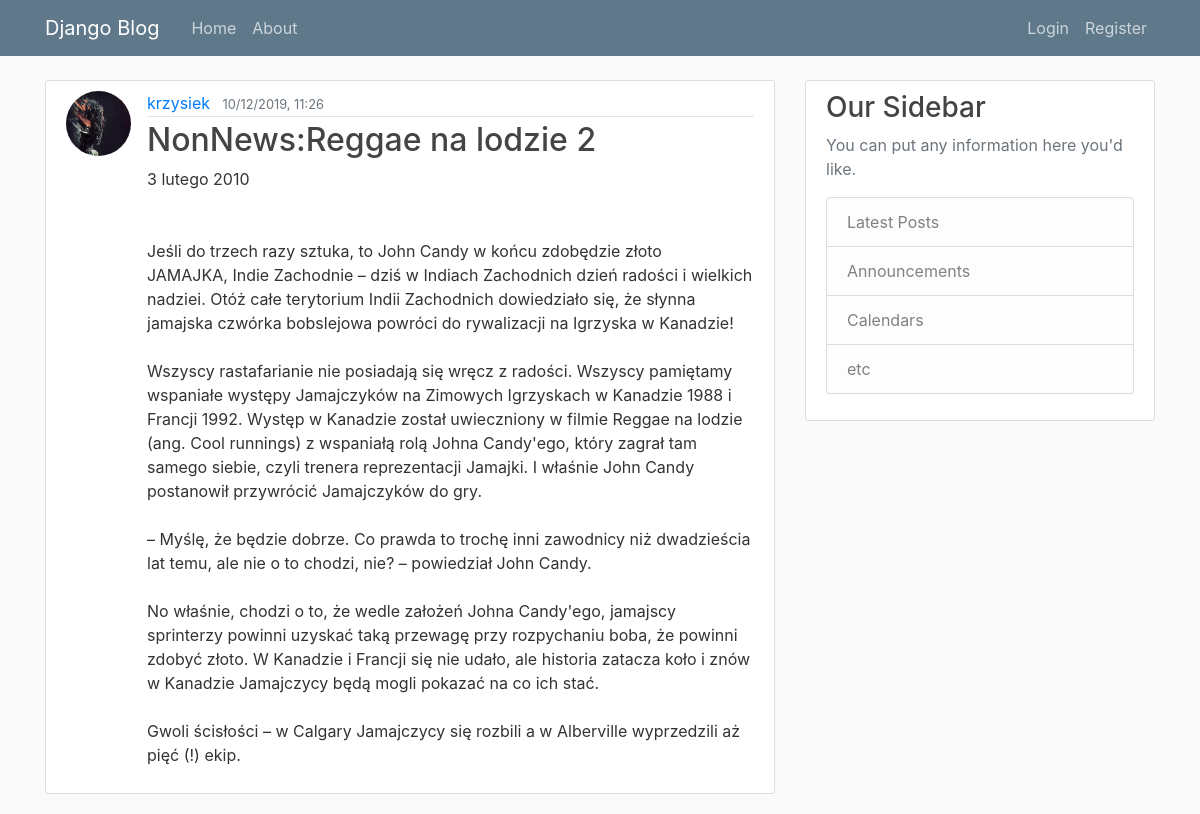
The page /post/19/ on the database its author committed.
### blog/models.py (models this page shows, shortened)
class Post(models.Model):
    title = models.CharField(max_length=100)
    content = models.TextField()
    date_posted = models.DateTimeField(default=timezone.now)
    author = models.ForeignKey(User, on_delete=models.CASCADE)

### users/models.py (models this page shows, shortened)
class Profile(models.Model):
    user = models.OneToOneField(User, on_delete=models.CASCADE)
    image = models.ImageField(default='default.jpg', upload_to='profile_pics')

### blog/views.py (the view)
# urls.py: path('post/<int:pk>/', PostDetailView.as_view(), name='post-detail'),
class PostDetailView(DetailView):
    model = Post

### blog/templates/blog/post_detail.html (shortened to what this page needs)
{% extends "blog/base.html" %}
{% block content %}
    <article class="media content-section">
        <img class="rounded-circle article-img" src="{{ object.author.profile.image.url }}">
        <div class="media-body">
            <div class="article-metadata">
                <a class="mr-2" href="{% url 'user-posts' object.author.username %}">{{ object.author }}</a>
                <small class="text-muted">{{ object.date_posted|date:"d/m/Y, H:i" }}</small>
            </div>
            <h2 class="article-title">{{ object.title }}</h2>
            <p class="article-content">{{ object.content }}</p>
        </div>
    </article>
{% endblock content %}

### blog/static/blog/main.css (style rules this page uses)
body { background: #fafafa; color: #333333; margin-top: 5rem; }
h1, h2, h3, h4, h5, h6 { color: #444444; }
.content-section { background: #ffffff; padding: 10px 20px; border: 1px solid #dddddd; border-radius: 3px; margin-bottom: 20px; }
.article-title { color: #444444; }
.article-content { white-space: pre-line; }
.article-img { height: 65px; width: 65px; margin-right: 16px; }
.article-metadata { padding-bottom: 1px; margin-bottom: 4px; border-bottom: 1px solid #e3e3e3 }

### rows shown on the page
Post: author.profile.image (picture), author "krzysiek", date_posted "10/12/2019, 11:26", title "NonNews:Reggae na lodzie 2", content "3 lutego 2010 Jeśli do trzech razy sztuka, to John Candy w końcu zdobędzie złoto JAMAJKA, Indie Zachodnie – dziś w Indiach Zachodnich dzień radości i wielkich nadziei. Otóż całe terytorium Indii Zachodnich dowiedziało się, że słynna jamajska czwórka bobslejowa powróci do rywalizacji na Igrzyska w Kanadzie! Wszyscy rastafarianie nie posiadają się wręcz z radości. Wszyscy pamiętamy wspaniałe występy Jamajczyków na Zimowych Igrzyskach w Kanadzie 1988 i Francji 1992. Występ w Kanadzie został uwieczniony w filmie Reggae na lodzie (ang. Cool runnings) z wspaniałą rolą Johna Candy'ego, który zagrał tam samego siebie, czyli trenera reprezentacji Jamajki. I właśnie John Candy postanowił przywrócić…"
